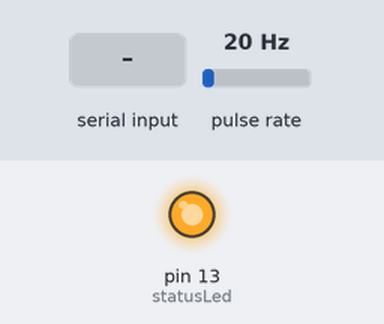
Bench run of a sketch on a simulated Arduino Uno, built with avr-gcc and run on an emulated ATmega328P. Shown: output pins drawn as LEDs (lit = HIGH). Wiring (inferred from the names in the program): pulse sensor: data pin 2. The inputs (shaded band) are chosen by the test bench; at power-on: pulse rate 20 Hz. What the sketch prints to the serial monitor is not drawn.

Above: at 1.2 s.
1.3 s: "B" received over Serial
At 1.8 s:
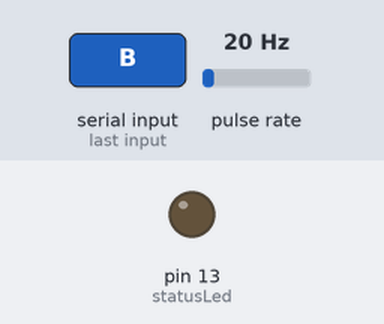
2.8 s: "A" received over Serial
At 4.1 s:
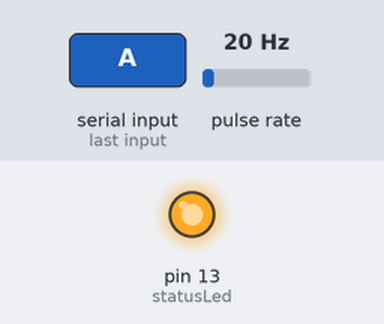
Timing chart, 0 to 5.8 s (numbered marks = the images above; inputs shaded):
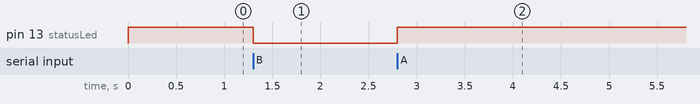

Measured:
- after the input at 1.3 s, pin 13 (statusLed): HIGH → LOW at once
- after the input at 2.8 s, pin 13 (statusLed): LOW → HIGH at once

The sketch:

fluxometroCode.ino
```cpp
/*
Arduino Water flow meter
YF- S201 Hall Effect Water Flow Sensor
Water Flow Sensor output processed to read in litres/hour
*/
volatile int flow_frequency; // Measures flow sensor pulses
unsigned int l_hour; // Calculated litres/hour
unsigned char flowsensor = 2; // Sensor Input
unsigned long currentTime;
unsigned long cloopTime;
unsigned long totalMilliLitres;
byte statusLed    = 13;

int val;
void flow () // Interrupt function
{
   flow_frequency++;
}
void setup()
{


  // Set up the status LED line as an output
  pinMode(statusLed, OUTPUT);
  digitalWrite(statusLed, HIGH);  // We have an active-low LED attached

   pinMode(flowsensor, INPUT);
   digitalWrite(flowsensor, HIGH); // Optional Internal Pull-Up
   Serial.begin(9600);
   attachInterrupt(0, flow, RISING); // Setup Interrupt
   sei(); // Enable interrupts
   currentTime = millis();
   cloopTime = currentTime;
}
void loop ()
{

  if(Serial.available()) //
  {
    val = Serial.read();
    if(val =='A')  //if comes a 'A',LED on control board will blink
    {
      totalMilliLitres=0;
      digitalWrite(statusLed, HIGH);
//      Serial.println("ligado");  //print on Serial debugging assistant on computer
    }
    else if(val == 'B'){
      totalMilliLitres=0;
      digitalWrite(statusLed, LOW);
//      Serial.println("desligado");  //print on Serial debugging assistant on computer
    }
  }

   currentTime = millis();
   // Every second, calculate and print litres/hour
   if(currentTime >= (cloopTime + 1000))
   {
      cloopTime = currentTime; // Updates cloopTime
      // Pulse frequency (Hz) = 7.5Q, Q is flow rate in L/min.
      l_hour = (flow_frequency * 60 / 7.5); // (Pulse frequency x 60 min) / 7.5Q = flowrate in L/hour

      totalMilliLitres += l_hour / 3.6;

      flow_frequency = 0; // Reset Counter
//      Serial.print(l_hour, DEC); // Print litres/hour
//      Serial.println(" L/hour");
      Serial.print(totalMilliLitres, DEC);
      Serial.print("ml");
//      Serial.println("ml total \n");
   }
}
```
